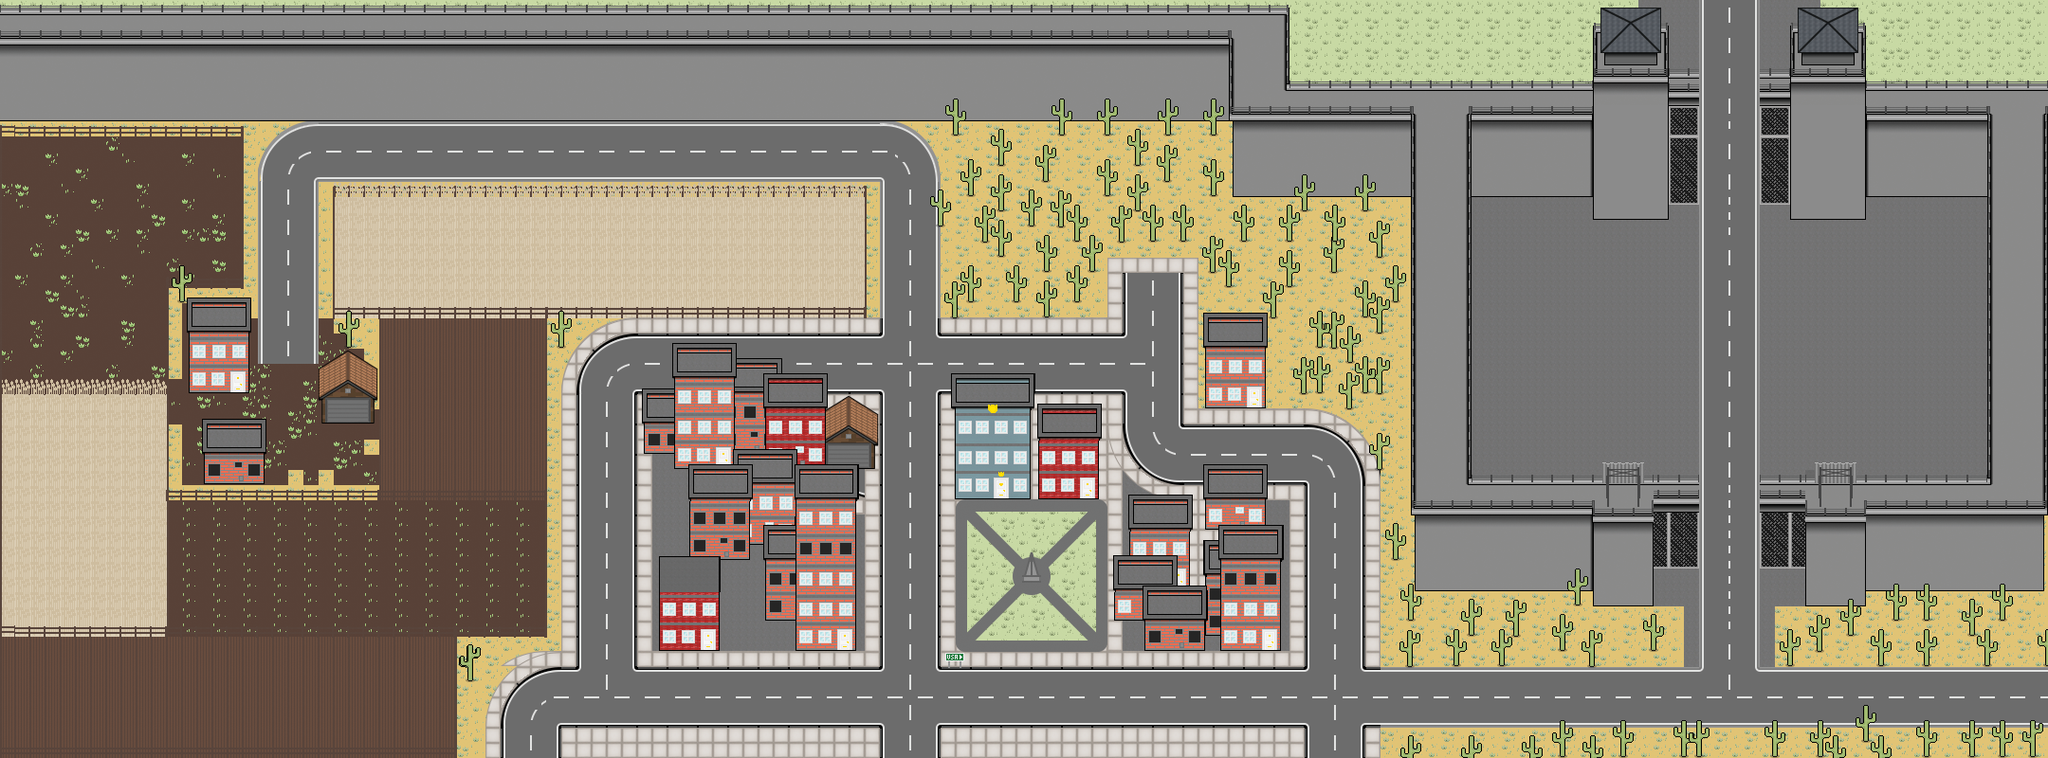

This game map was drawn from its Tiled (.tmx) file and the tilesets committed beside it. A one-line description and the trimmed map source follow:
An orthogonal 135x50 tile map with 16x16 px tiles, 23 tile layers (Piso (T), Trigo (T), Trigo 2 (T), Calles (T), ...) and 7 objects.

<map version="1.0" tiledversion="1.1.4" orientation="orthogonal" renderorder="left-up" width="135" height="50" tilewidth="16" tileheight="16" infinite="0" nextobjectid="43">
 <tileset firstgid="1" source="Template.tsx" />
 <layer name="Piso (T)" width="135" height="50">
  <data>[6750 cells, 5125 non-empty, 20 distinct tile ids]</data>
 </layer>
 <layer name="Trigo (T)" width="135" height="50">
  <data>[6750 cells, 456 non-empty, 1 distinct tile ids]</data>
 </layer>
 <layer name="Trigo 2 (T)" width="135" height="50">
  <data>[6750 cells, 410 non-empty, 1 distinct tile ids]</data>
 </layer>
 <layer name="Calles (T)" width="135" height="50" offsetx="16" offsety="-97.3333">
  <data>[6750 cells, 1928 non-empty, 609 distinct tile ids]</data>
 </layer>
 <layer name="Calles (T)" width="135" height="50">
  <data>[6750 cells, 1749 non-empty, 363 distinct tile ids]</data>
 </layer>
 <layer name="Muros 3" width="135" height="50">
  <data>[6750 cells, 65 non-empty, 46 distinct tile ids]</data>
 </layer>
 <layer name="Muros 2" width="135" height="50" offsetx="-16.25" offsety="-3">
  <data>[6750 cells, 36 non-empty, 24 distinct tile ids]</data>
 </layer>
 <layer name="Muros" width="135" height="50">
  <data>[6750 cells, 1793 non-empty, 542 distinct tile ids]</data>
 </layer>
 <layer name="Edificios 4 (No T)" width="135" height="50" offsetx="15.875" offsety="-97.5">
  <data>[6750 cells, 193 non-empty, 128 distinct tile ids]</data>
 </layer>
 <layer name="Edificios 7 (NoT)" width="135" height="50" offsetx="16" offsety="-97.5">
  <data>[6750 cells, 16 non-empty, 16 distinct tile ids]</data>
 </layer>
 <layer name="Edificios 1 (No Traspasable)" width="135" height="50" offsetx="15.875" offsety="-97.5">
  <data>[6750 cells, 395 non-empty, 183 distinct tile ids]</data>
 </layer>
 <layer name="Edificios 2 (No Traspasable)" width="135" height="50" offsetx="15.9091" offsety="-97.5">
  <data>[6750 cells, 790 non-empty, 228 distinct tile ids]</data>
 </layer>
 <layer name="Techos 3 (T)" width="135" height="50" offsetx="15.875" offsety="-97.5">
  <data>[6750 cells, 165 non-empty, 25 distinct tile ids]</data>
 </layer>
 <layer name="Techos 4 (T)" width="135" height="50" offsetx="16" offsety="-97.375">
  <data>[6750 cells, 40 non-empty, 35 distinct tile ids]</data>
 </layer>
 <layer name="Edificios 3 (No T)" width="135" height="50" offsetx="15.875" offsety="-97.5">
  <data>[6750 cells, 130 non-empty, 84 distinct tile ids]</data>
 </layer>
 <layer name="Edificios 6 (No T)" width="135" height="50" offsetx="15.8182" offsety="-97.5">
  <data>[6750 cells, 27 non-empty, 23 distinct tile ids]</data>
 </layer>
 <layer name="Edificios 5 (No T)" width="135" height="50" offsetx="15.8182" offsety="-97.5">
  <data>[6750 cells, 99 non-empty, 72 distinct tile ids]</data>
 </layer>
 <layer name="Techos (Traspasable)" width="135" height="50" offsetx="16.0455" offsety="-97.2727">
  <data>[6750 cells, 225 non-empty, 130 distinct tile ids]</data>
 </layer>
 <layer name="Techos 2 (Traspasable)" width="135" height="50" offsetx="15.8864" offsety="-97.3182">
  <data>[6750 cells, 217 non-empty, 118 distinct tile ids]</data>
 </layer>
 <layer name="Props (No T)" width="135" height="50" offsetx="15.875" offsety="-95.875">
  <data>[6750 cells, 284 non-empty, 32 distinct tile ids]</data>
 </layer>
 <layer name="Props 2 (No T)" width="135" height="50">
  <data>[6750 cells, 439 non-empty, 26 distinct tile ids]</data>
 </layer>
 <layer name="Trigo 3 (T)" width="135" height="50" locked="1">
  <data>[6750 cells, 46 non-empty, 1 distinct tile ids]</data>
 </layer>
 <layer name="Props 3 (No T)" width="135" height="50" locked="1">
  <data>[6750 cells, 213 non-empty, 15 distinct tile ids]</data>
 </layer>
 <objectgroup name="Capa de Objetos 1">
  <object id="31" x="400" y="521.333">
   <polyline points="0,0 -220,1.33333" />
  </object>
  <object id="32" x="172" y="662.667">
   <polyline points="0,0 -168,2.66667" />
  </object>
  <object id="38" x="689.333" y="428.667" width="225.333" height="63.3333" />
  <object id="39" x="696.667" y="588" width="61.3333" height="96.6667" />
  <object id="40" x="728.667" y="490" width="62" height="98" />
  <object id="41" x="1011.33" y="434" width="75.3333" height="90.6667" />
  <object id="42" x="1097.33" y="466" width="60.6667" height="59.3333" />
 </objectgroup>
</map>
